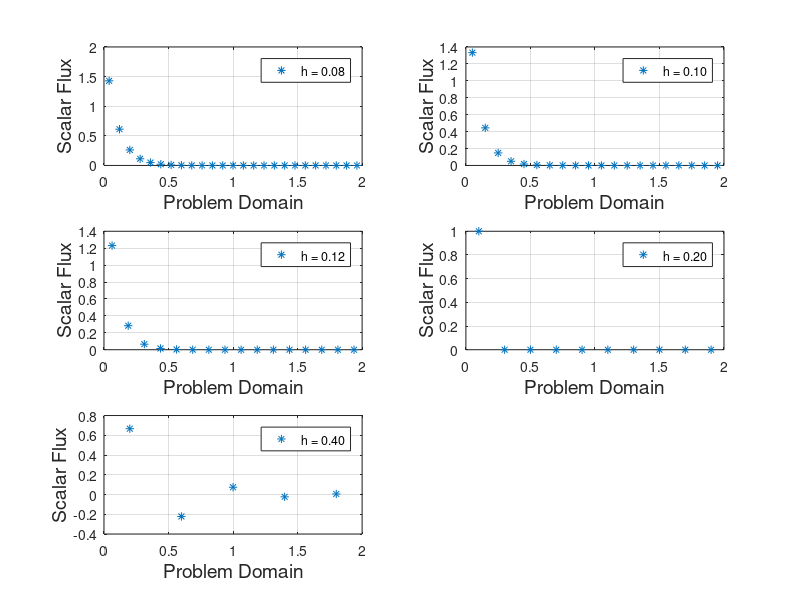

Reproduce this figure in MATLAB.
% HW4, Question 3
clear all

% logistical things
fontsize = 16;
plot_num = 1;

alpha = 0;
mu = 0.1;
Et = 1.0;
Es = 0.0;

for h = [0.08, 0.10, 0.125, 0.20, 0.40]

    mesh = 0:h:2;
    elem_length = mesh(2);
    coordinates = 0:(elem_length / 2):2;

    q = 0.0 .* coordinates;

    if (elem_length > 2 * mu / Et)
        disp('Warning: Negative flux!')
    end

    % initialize
    psi = zeros(1, length(coordinates));
    psi_n = zeros(1, length(coordinates));
    phi = zeros(1, length(coordinates(2:2:end)));

    psi(1) = 2.0; % incoming flux boundary condition

    % positive sweep
    i = 1;

    while i <= (length(coordinates) - 2)
        % compute cell-centered value
        psi(i + 1) = (q(i+1) + (2 / (1 + alpha)) * (abs(mu) * psi(i) ./ elem_length)) / (Et + (2 / (1 + alpha)) * abs(mu) / elem_length);

        % compute out-going value
        psi(i + 2) = (2 / (1 + alpha)) * psi(i + 1) - ((1 - alpha)/(1 + alpha)) * psi(i);

        % move to next cell
        i = i + 2;
    end

    % negative sweep - store the outgoing flux to apply periodic BC
    i = length(coordinates);
    psi_n(i) = psi(end);

    while i > 2

        % compute the cell-centered flux
        psi_n(i - 1) = (q(i-1) + (2/(1 - alpha)) * (mu * psi_n(i) / elem_length)) / (Et + 2 * mu / (elem_length * (1 - alpha)));

        % compute the outgoing face flux
        psi_n(i - 2) = (2 / (1 - alpha)) * psi_n(i-1) - ((1+alpha)/(1-alpha)) * psi_n(i);

        i = i - 2;
    end


    % plot the cell-centered values of angular flux
    % plot(coordinates(2:2:end), psi(2:2:end), '*', coordinates(2:2:end), psi_n(2:2:end), 'r*')
    % legend('Flux for Positive \mu', 'Flux for Negative \mu')
    % xlabel('Problem Domain', 'FontSize', fontsize)
    % ylabel('Cell-Centered Angular Flux', 'FontSize', fontsize)
    % saveas(gcf, 'AngularFluxh08', 'jpeg')
    % close all


    % apply "quadrature rule" to get scalar flux
    phi = psi(2:2:end) + psi_n(2:2:end); % equal weights of 1

    % plot the scalar flux for part a
    subplot(3, 2, plot_num)
    plot(coordinates(2:2:end), phi, '*')
    hold on
    grid on
    legend(sprintf('h = %.2f', h))
    xlabel('Problem Domain', 'FontSize', fontsize-2)
    ylabel('Scalar Flux', 'FontSize', fontsize-2)
    
    plot_num = plot_num + 1;
end

saveas(gcf, 'ScalarFlux', 'jpeg')
close all
